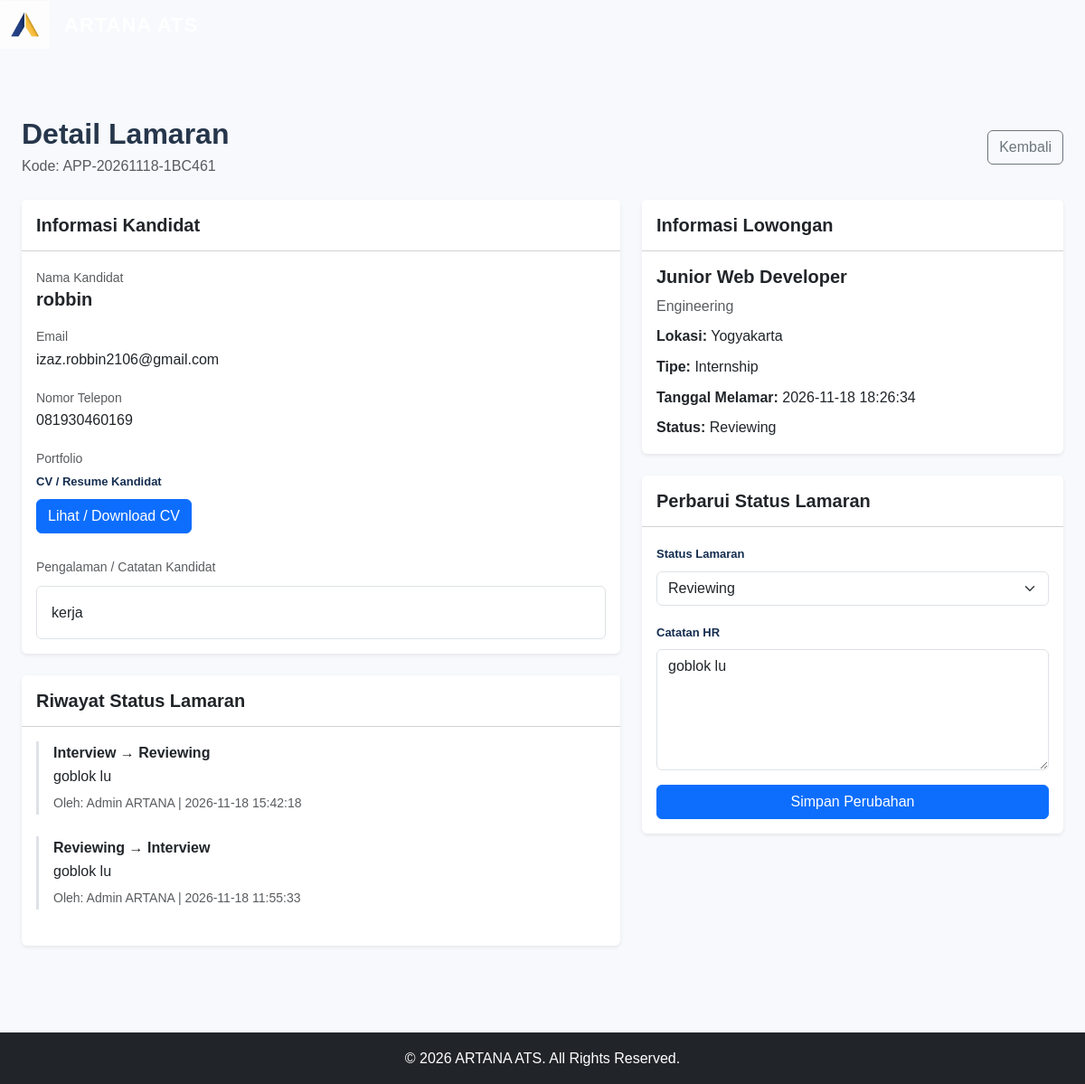
The page /hr/application_detail.php?id=1 (signed in) on the database its author committed.
### tables this page shows
CREATE TABLE `applications` (
  `id` bigint(20) UNSIGNED NOT NULL,
  `application_code` varchar(30) NOT NULL,
  `job_id` bigint(20) UNSIGNED NOT NULL,
  `candidate_id` bigint(20) UNSIGNED NOT NULL,
  `candidate_name_snapshot` varchar(150) NOT NULL,
  `email_snapshot` varchar(190) NOT NULL,
  `phone_snapshot` varchar(30) DEFAULT NULL,
  `portfolio_url_snapshot` varchar(2048) DEFAULT NULL,
  `resume_path` varchar(500) DEFAULT NULL,
  `experience_notes` text DEFAULT NULL,
  `status` enum('Reviewing','Interview','Offered','Rejected') NOT NULL DEFAULT 'Reviewing',
  `applied_at` datetime NOT NULL DEFAULT current_timestamp(),
  `updated_at` timestamp NOT NULL DEFAULT current_timestamp() ON UPDATE current_timestamp(),
  `reviewed_by` bigint(20) UNSIGNED DEFAULT NULL,
  `reviewed_at` datetime DEFAULT NULL,
  `hr_notes` text DEFAULT NULL
);

CREATE TABLE `application_status_history` (
  `id` bigint(20) UNSIGNED NOT NULL,
  `application_id` bigint(20) UNSIGNED NOT NULL,
  `old_status` enum('Reviewing','Interview','Offered','Rejected') DEFAULT NULL,
  `new_status` enum('Reviewing','Interview','Offered','Rejected') NOT NULL,
  `changed_by` bigint(20) UNSIGNED NOT NULL,
  `note` text DEFAULT NULL,
  `changed_at` timestamp NOT NULL DEFAULT current_timestamp()
);

CREATE TABLE `users` (
  `id` bigint(20) UNSIGNED NOT NULL,
  `full_name` varchar(150) NOT NULL,
  `email` varchar(190) NOT NULL,
  `password_hash` varchar(255) NOT NULL,
  `role` enum('candidate','hr') NOT NULL DEFAULT 'candidate',
  `is_active` tinyint(1) NOT NULL DEFAULT 1,
  `email_verified_at` datetime DEFAULT NULL,
  `last_login_at` datetime DEFAULT NULL,
  `created_at` timestamp NOT NULL DEFAULT current_timestamp(),
  `updated_at` timestamp NOT NULL DEFAULT current_timestamp() ON UPDATE current_timestamp()
);

CREATE TABLE `jobs` (
  `id` bigint(20) UNSIGNED NOT NULL,
  `title` varchar(180) NOT NULL,
  `department_id` bigint(20) UNSIGNED NOT NULL,
  `location_type` enum('Hybrid','Remote','On-site') NOT NULL DEFAULT 'Hybrid',
  `location_name` varchar(150) NOT NULL,
  `description` text NOT NULL,
  `qualification` text DEFAULT NULL,
  `employment_type` enum('Full-time','Part-time','Contract','Internship') NOT NULL DEFAULT 'Full-time',
  `status` enum('draft','published','closed','archived') NOT NULL DEFAULT 'published',
  `published_at` datetime DEFAULT NULL,
  `deadline` date DEFAULT NULL,
  `created_by` bigint(20) UNSIGNED NOT NULL,
  `updated_by` bigint(20) UNSIGNED DEFAULT NULL,
  `created_at` timestamp NOT NULL DEFAULT current_timestamp(),
  `updated_at` timestamp NOT NULL DEFAULT current_timestamp() ON UPDATE current_timestamp()
);

CREATE TABLE `departments` (
  `id` bigint(20) UNSIGNED NOT NULL,
  `name` varchar(100) NOT NULL,
  `created_at` timestamp NOT NULL DEFAULT current_timestamp()
);

### hr/application_detail.php (the view, shortened to what this page needs)
<?php
require_once __DIR__ . '/../includes/db.php';
$id = (int) ($_GET['id'] ?? 0);
$stmt = $pdo->prepare("
    SELECT
        a.*,
        j.title AS job_title,
        j.location_name,
        j.employment_type,
        d.name AS department_name
    FROM applications a
    JOIN jobs j ON j.id = a.job_id
    JOIN departments d ON d.id = j.department_id
    WHERE a.id = ?
    LIMIT 1
");
$stmt->execute([$id]);
$application = $stmt->fetch();
$historyStmt = $pdo->prepare("
    SELECT
        h.old_status,
        h.new_status,
        h.note,
        h.changed_at,
        u.full_name AS changed_by_name
    FROM application_status_history h
    LEFT JOIN users u ON u.id = h.changed_by
    WHERE h.application_id = ?
    ORDER BY h.changed_at DESC
");
$historyStmt->execute([$id]);
$histories = $historyStmt->fetchAll();
require_once __DIR__ . '/../includes/header.php';
?>
<div class="container py-4">
    <div class="d-flex justify-content-between align-items-center flex-wrap gap-3 mb-4">
        <div>
            <h2 class="fw-bold mb-1">Detail Lamaran</h2>
            <p class="text-muted mb-0">
                Kode: <?= htmlspecialchars($application['application_code']) ?>
            </p>
        </div>
        <a href="<?= BASE_URL ?>/hr/applications.php"
           class="btn btn-outline-secondary">
            Kembali
        </a>
    </div>
    <div class="row g-4">
        <div class="col-lg-7">
            <div class="card border-0 shadow-sm mb-4">
                <div class="card-header bg-white py-3">
                    <h5 class="fw-bold mb-0">Informasi Kandidat</h5>
                </div>
                <div class="card-body">
                    <div class="mb-3">
                        <small class="text-muted">Nama Kandidat</small>
                        <h5 class="fw-bold">
                            <?= htmlspecialchars($application['candidate_name_snapshot']) ?>
                        </h5>
                    </div>
                    <div class="mb-3">
                        <small class="text-muted">Email</small>
                        <p>
                            <?= htmlspecialchars($application['email_snapshot']) ?>
                        </p>
                    </div>
                    <div class="mb-3">
                        <small class="text-muted">Nomor Telepon</small>
                        <p>
                            <?= htmlspecialchars($application['phone_snapshot'] ?? '-') ?>
                        </p>
                    </div>
                    <div class="mb-3">
                        <small class="text-muted">Portfolio</small>
                        <div class="mb-4">
    <label class="form-label">CV / Resume Kandidat</label>
    <?php if (!empty($application['resume_path'])): ?>
        <div class="d-flex gap-2 flex-wrap">
            <a
                href="<?= BASE_URL ?>/download_cv.php?id=<?= (int) $application['id'] ?>"
                class="btn btn-primary"
            >
                Lihat / Download CV
            </a>
        </div>
    <?php else: ?>
        <p class="text-danger mb-0">
            Kandidat belum mengunggah CV.
        </p>
    <?php endif; ?>
</div>
                    </div>
                    <div>
                        <small class="text-muted">Pengalaman / Catatan Kandidat</small>
                        <div class="border rounded p-3 mt-2">
                            <?= nl2br(htmlspecialchars($application['experience_notes'] ?? '-')) ?>
                        </div>
                    </div>
                </div>
            </div>
            <div class="card border-0 shadow-sm">
                <div class="card-header bg-white py-3">
                    <h5 class="fw-bold mb-0">Riwayat Status Lamaran</h5>
                </div>
                <div class="card-body">
                    <?php if ($histories): ?>
                        <?php foreach ($histories as $history): ?>
                            <div class="border-start border-3 ps-3 mb-4">
                                <strong>
                                    <?= htmlspecialchars($history['old_status'] ?? 'Baru') ?>
                                    →
                                    <?= htmlspecialchars($history['new_status']) ?>
                                </strong>
                                <p class="mb-1">
                                    <?= htmlspecialchars($history['note'] ?? '-') ?>
                                </p>
                                <small class="text-muted">
                                    Oleh:
                                    <?= htmlspecialchars($history['changed_by_name'] ?? 'HR') ?>
                                    |
                                    <?= htmlspecialchars($history['changed_at']) ?>
                                </small>
                            </div>
                        <?php endforeach; ?>
                    <?php else: ?>
                        <p class="text-muted mb-0">
                            Belum ada riwayat perubahan status.
                        </p>
                    <?php endif; ?>
                </div>
            </div>
        </div>
        <div class="col-lg-5">
            <div class="card border-0 shadow-sm mb-4">
                <div class="card-header bg-white py-3">
                    <h5 class="fw-bold mb-0">Informasi Lowongan</h5>
                </div>
                <div class="card-body">
                    <h5 class="fw-bold">
                        <?= htmlspecialchars($application['job_title']) ?>
                    </h5>
                    <p class="text-muted mb-2">
                        <?= htmlspecialchars($application['department_name']) ?>
                    </p>
                    <p class="mb-2">
                        <strong>Lokasi:</strong>
                        <?= htmlspecialchars($application['location_name']) ?>
                    </p>
                    <p class="mb-2">
                        <strong>Tipe:</strong>
                        <?= htmlspecialchars($application['employment_type']) ?>
                    </p>
                    <p class="mb-2">
                        <strong>Tanggal Melamar:</strong>
                        <?= htmlspecialchars($application['applied_at']) ?>
                    </p>
                    <p class="mb-0">
                        <strong>Status:</strong>
                        <?= htmlspecialchars($application['status']) ?>
                    </p>
                </div>
            </div>
            <div class="card border-0 shadow-sm">
                <div class="card-header bg-white py-3">
                    <h5 class="fw-bold mb-0">Perbarui Status Lamaran</h5>
                </div>
                <div class="card-body">
                    <form
                        action="<?= BASE_URL ?>/hr/application_update.php"
                        method="POST">
                        <div class="mb-3">
                            <label class="form-label fw-semibold">
                                Status Lamaran
                            </label>
                            <select name="status" class="form-select" required>
                                <?php foreach (['Reviewing', 'Interview', 'Offered', 'Rejected'] as $status): ?>
                                    <option
                                        value="<?= $status ?>"
                                        <?= $application['status'] === $status ? 'selected' : '' ?>>
                                        <?= $status ?>
                                    </option>
                                <?php endforeach; ?>
                            </select>
                        </div>
                        <div class="mb-3">
                            <label class="form-label fw-semibold">
                                Catatan HR
                            </label>
                            <textarea
                                name="hr_notes"
                                class="form-control"
                                rows="5"
                                placeholder="Masukkan catatan hasil peninjauan..."><?= htmlspecialchars($application['hr_notes'] ?? '') ?></textarea>
                        </div>
                        <button type="submit" class="btn btn-primary w-100">
                            Simpan Perubahan
                        </button>
                    </form>
                </div>
            </div>
        </div>
    </div>
</div>
<?php require_once __DIR__ . '/../includes/footer.php'; ?>

### assets/css/style.css (style rules this page uses)
* { margin: 0; padding: 0; box-sizing: border-box; }
:root { --primary: #142d50; --primary-light: #1e416e; --secondary: #e8b85b; --background: #f7f9fc; --text: #26364b; --muted: #718096; --white: #ffffff; --border: #e5eaf1; }
body { font-family: Arial, Helvetica, sans-serif; background: var(--background); color: var(--text); line-height: 1.6; }
a { text-decoration: none; }
.container { max-width: 1200px; }
.form-label { color: var(--primary); font-size: 13px; font-weight: 700; }

### rows shown on the page
applications: application_code "APP-20261118-1BC461", candidate_name_snapshot "robbin", email_snapshot "izaz.robbin2106@gmail.com", phone_snapshot "081930460169", experience_notes "kerja", job.title "Junior Web Developer", departments.name "Engineering", job.location_name "Yogyakarta", job.employment_type "Internship", applied_at "2026-11-18 18:26:34", status "Reviewing", hr_notes "goblok lu"
application_status_history: old_status "Interview", new_status "Reviewing", note "goblok lu", changed_by.full_name "Admin ARTANA", changed_at "2026-11-18 15:42:18"
application_status_history: old_status "Reviewing", new_status "Interview", note "goblok lu", changed_by.full_name "Admin ARTANA", changed_at "2026-11-18 11:55:33"
